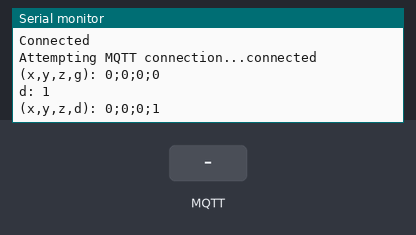
A sketch run on a simulated ESP32. Parts: the last lines printed to the serial monitor. The inputs (shaded band) are chosen by the test bench. WiFi joins after 1.5 s; servers stay silent unless stated; no MQTT or app messages arrive unless stated.

Above: at 6.2 s.
6.3 s: MQTT message "1" arrives on the first subscribed topic
At 8.4 s:
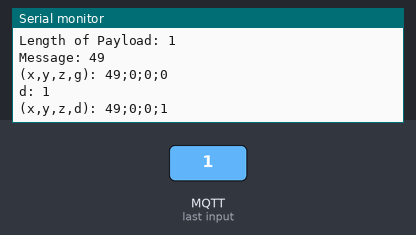
9.5 s: MQTT message "0" arrives on the first subscribed topic
At 12.2 s:
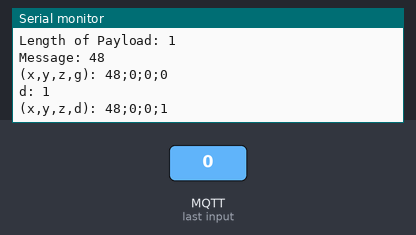
Timing chart, 0 to 13.7 s (numbered marks = the images above; inputs shaded):
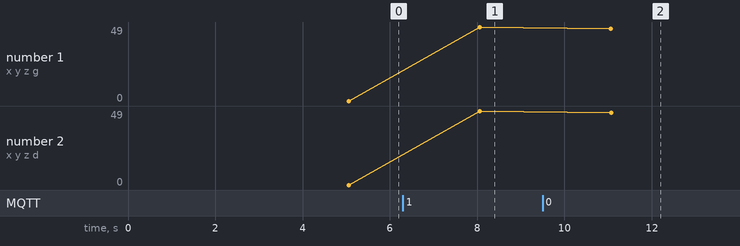

The sketch:

Mosquitto_Read.ino
```cpp
#include <WiFi.h>
#include <WiFiUdp.h>
#include <stdlib.h>
#include <math.h>
#include <PubSubClient.h>
#include <Wire.h>

const char * ssid = "Galaxy M01s3238";
const char * pwd = "boem0957";

WiFiClient espClient;
PubSubClient client(espClient);
long lastMsg = 0;
char msg[50];
int value = 0;
char messageTemp[4];
int x = 0;
int y = 0;
int z = 0;
int g = 0;
int d = 0;

// Add your MQTT Broker IP address, example:
//const char* mqtt_server = "192.168.111.115";
const char* mqtt_server = "broker.mqtt-dashboard.com";

// IP address to send UDP data to.
// it can be ip address of the server or
// a network broadcast address
// here is broadcast address
const char * udpAddress = "192.168.111.115";
const int udpPort = 44444;

//create UDP instance
WiFiUDP udp;

void setup() {
  Serial.begin(115200);      // Initialize serial
  while (!Serial) {
    ;                       // wait for serial port to connect.
  }
  client.setServer(mqtt_server, 1883);
  client.setCallback(callback);
  WiFi.mode(WIFI_STA);

  // Connect or reconnect to WiFi
  if(WiFi.status() != WL_CONNECTED){
    Serial.print("Attempting to connect to SSID: ");
    Serial.println(ssid);
    while(WiFi.status() != WL_CONNECTED){
      WiFi.begin(ssid, pwd); // Connect to WPA/WPA2 network. Change this line if using open or WEP network
      Serial.print(".");
      delay(5000);
    }
    Serial.println("\nConnected");
  }
}

void callback(char* topic, byte* message, unsigned int length) {
  Serial.print("Message arrived on topic: ");
  Serial.print(topic);
  Serial.println();
  Serial.print("Length of Payload: ");
  Serial.print(length);

  for (int i = 0; i < length; i++){
    Serial.println();
    Serial.print("Message: ");
    Serial.print(message[i]);
  }
  x = message[0];
  y = message[1];
  z = message[2];
  g = message[3];
}

void reconnect() {
  // Loop until we're reconnected
  while (!client.connected()) {
    Serial.print("Attempting MQTT connection...");
    // Attempt to connect
    if (client.connect("ESP32SubClient")) {
      Serial.println("connected");
      // Subscribe
      client.subscribe("ESP32/Potentiometerdataread");
    } else {
      Serial.print("failed, rc=");
      Serial.print(client.state());
      Serial.println(" try again in 5 seconds");
      // Wait 5 seconds before retrying
      delay(5000);
    }
  }
}

void loop() {
  if (!client.connected()) {
    reconnect();
  }
  client.loop();

  String p1 =";";
  Serial.println();
  Serial.print("(x,y,z,g): ");
  Serial.print(x + p1 + y + p1 + z + p1 + g);
  Serial.println();

  if (g<=63) {
      d = 1;
    Serial.print("d: ");
    Serial.print(d);
    } else {
      d = 0;
      Serial.print("d: ");
      Serial.print(d);
    }
  Serial.println();
  Serial.print("(x,y,z,d): ");
  Serial.print(x + p1 + y + p1 + z + p1 + d);
  Serial.println();

  //data will be sent to server
  uint8_t buffer[50]= {x,y,z,d};
  //This initializes udp and transfer buffer
  udp.beginPacket(udpAddress, udpPort);
  udp.write(buffer, 4);
  udp.endPacket();
  memset(buffer, 0, 50);
  //processing incoming packet, must be called before reading the buffer
  udp.parsePacket();
  //receive response from server,
  if(udp.read(buffer, 50) > 0){
    Serial.print("Server to client: ");
    Serial.println((char *)buffer);
  }

  delay(3000);
}
```

Measured:
- after the input at 6.3 s, the serial monitor: prints a new line after 1.8 s (image 1)
- after the input at 9.5 s, the serial monitor: prints a new line after 1.6 s (image 2)
- plotted number 1: 0 → 49 after the input at 6.3 s, 49 → 48 after the input at 9.5 s
- plotted number 2: 0 → 49 after the input at 6.3 s, 49 → 48 after the input at 9.5 s
